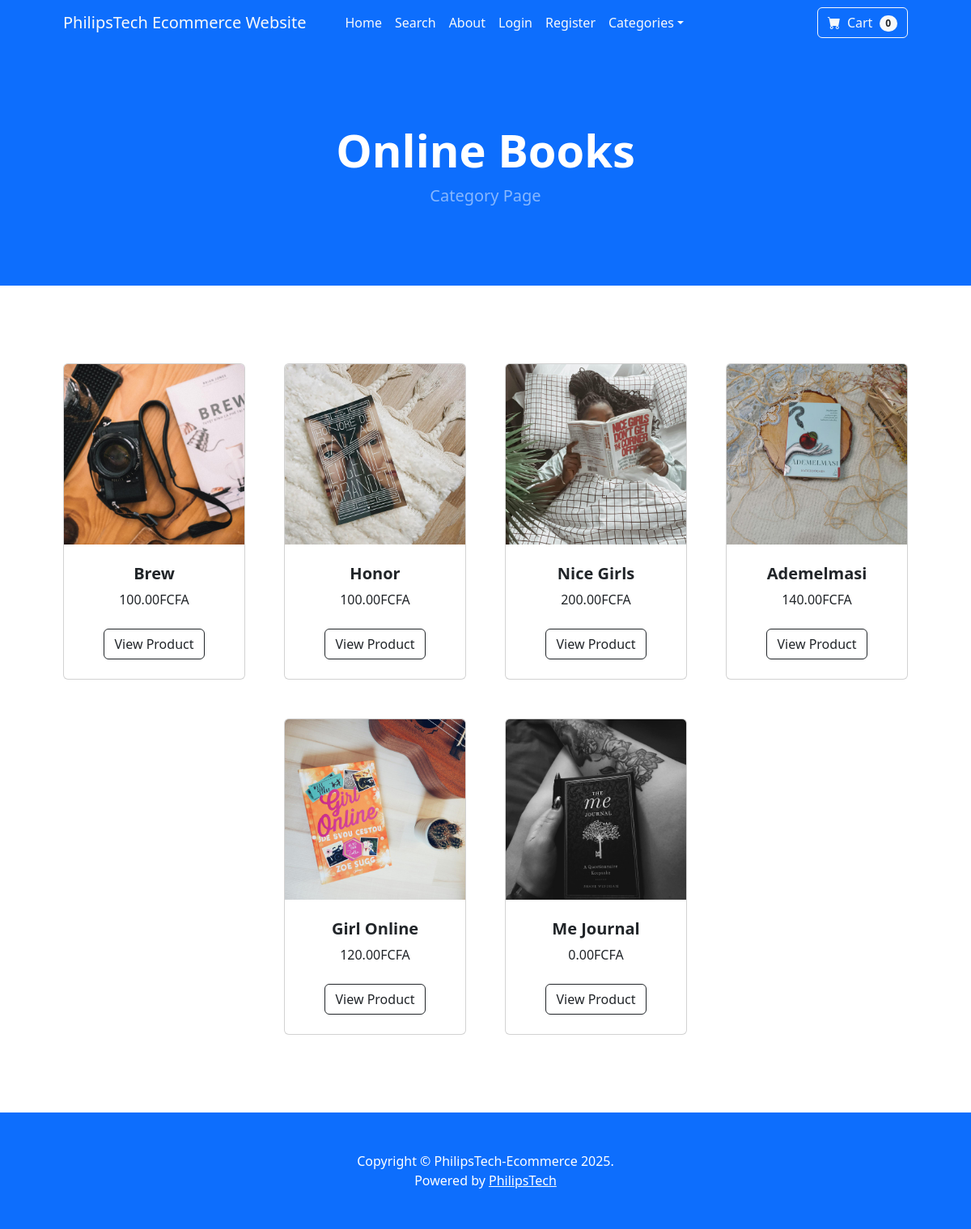
The app's page /category/Online Books/ with its own data.
### Store/models.py (models this page shows, shortened)
class Category(models.Model):
    def __str__(self):
        return self.name
    name = models.CharField(max_length=50)
    image = models.ImageField(upload_to='uploads/product/', default='uploads/product/default.png')
    class Meta:
        verbose_name_plural = 'Categories'

class Product(models.Model):
    name = models.CharField(max_length=50)
    price = models.DecimalField(default=0, decimal_places=2, max_digits=6)
    category = models.ForeignKey(Category, on_delete=models.CASCADE, default=1)
    description = models.TextField(max_length=250, default="", blank=True, null=True)
    image = models.ImageField(upload_to='uploads/product/')
    is_sale = models.BooleanField(default=False)
    sale_price = models.DecimalField(default=0, decimal_places=2, max_digits=6)

### Store/views.py (the view)
# urls.py: path('category/<str:tab>/', views.category, name='category'),
def category(request, tab):
    tab = tab.replace('-', ' ')
    try:
        category = Category.objects.get(name=tab)
        products = Product.objects.filter(category=category)
        return render(request, 'category.html', {'category': category, 'products': products})
    except Category.DoesNotExist:
        messages.error(request, 'Category not found.')
        return redirect('home')

### cart/cart.py (called while the page is built)
    def __len__(self):
        return len(self.cart)

### cart/context_processors.py (called while the page is built)
def cart_context(request):
    return {'cart': Cart(request)}

### Store/templates/category.html
{% extends "base.html" %} {% block content %}
<header class="bg-primary py-5">
  <div class="container px-4 px-lg-5 my-5">
    <div class="text-center text-white">
      <h1 class="display-4 fw-bolder">{{ category }}</h1>
      <p class="lead fw-normal text-white-50 mb-0">Category Page</p>
    </div>
  </div>
</header>
<section class="py-5">
  <div class="container px-4 px-lg-5 mt-5">
    <div
      class="row gx-4 gx-lg-5 row-cols-2 row-cols-md-3 row-cols-xl-4 justify-content-center"
    >
      {% for product in products %}
      {% if product.is_sale %}
      <div class="col mb-5">
        <div class="card h-100">
          <div
            class="badge bg-dark text-white position-absolute"
            style="top: 0.5rem; right: 0.5rem"
          >
            Sale
          </div>
          <img class="card-img-top" src="{{ product.image.url }}" alt="..." />
          <div class="card-body p-4">
            <div class="text-center">
              <h5 class="fw-bolder">{{ product.name }}</h5>
              <div
                class="d-flex justify-content-center small text-warning mb-2"
              >
                <div class="bi-star-fill"></div>
                &nbsp;&nbsp;Sale&nbsp;&nbsp;
                <div class="bi-star-fill"></div>
              </div>
              <strike> {{ product.price }}FCFA</strike>
              {{ product.sale_price }}FCFA
            </div>
          </div>
          <div class="card-footer p-4 pt-0 border-top-0 bg-transparent">
            <div class="text-center">
              <a
                class="btn btn-outline-dark mt-auto"
                href="{% url 'product' product.pk %}"
                >View Product</a
              >
            </div>
          </div>
        </div>
      </div>
      {% else %}
      <div class="col mb-5">
        <div class="card h-100">
          <img class="card-img-top" src="{{ product.image.url }}" alt="..." />
          <div class="card-body p-4">
            <div class="text-center">
              <h5 class="fw-bolder">{{ product.name }}</h5>
              {{ product.price }}FCFA
            </div>
          </div>
          <div class="card-footer p-4 pt-0 border-top-0 bg-transparent">
            <div class="text-center">
              <a
                class="btn btn-outline-dark mt-auto"
                href="{% url 'product' product.pk %}"
                >View Product</a
              >
            </div>
          </div>
        </div>
      </div>
      {% endif %} {% endfor %}
    </div>
  </div>
</section>
{% endblock %}

### records on screen
Category: name "Online Books"
Product: image (picture), name "Brew", price "100.00"
Product: image (picture), name "Honor", price "100.00"
Product: image (picture), name "Nice Girls", price "200.00"
Product: image (picture), name "Ademelmasi", price "140.00"
Product: image (picture), name "Girl Online", price "120.00"
Product: image (picture), name "Me Journal", price "0.00"

### other values on screen
{{ cart | length }} "0"
